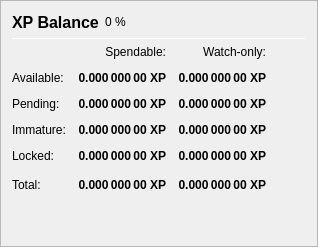
                   <widget class="QFrame" name="frame_Balances">
                    <property name="frameShape">
                     <enum>QFrame::StyledPanel</enum>
                    </property>
                    <property name="frameShadow">
                     <enum>QFrame::Raised</enum>
                    </property>
                    <layout class="QVBoxLayout" name="verticalLayout_4">
                     <item>
                      <layout class="QHBoxLayout" name="horizontalLayout_4">
                       <item>
                        <widget class="QLabel" name="label_5">
                         <property name="minimumSize">
                          <size>
                           <width>0</width>
                           <height>20</height>
                          </size>
                         </property>
                         <property name="font">
                          <font>
                           <pointsize>12</pointsize>
                           <weight>75</weight>
                           <bold>true</bold>
                          </font>
                         </property>
                         <property name="text">
                          <string>XP Balance</string>
                         </property>
                        </widget>
                       </item>
                       <item>
                        <widget class="QLabel" name="labelPIVPercent">
                         <property name="text">
                          <string notr="true">0 %</string>
                         </property>
                        </widget>
                       </item>
                       <item>
                        <spacer name="horizontalSpacer_3">
                         <property name="orientation">
                          <enum>Qt::Horizontal</enum>
                         </property>
                         <property name="sizeHint" stdset="0">
                          <size>
                           <width>40</width>
                           <height>20</height>
                          </size>
                         </property>
                        </spacer>
                       </item>
                      </layout>
                     </item>
                     <item>
                      <widget class="Line" name="line_Balance">
                       <property name="minimumSize">
                        <size>
                         <width>0</width>
                         <height>1</height>
                        </size>
                       </property>
                       <property name="maximumSize">
                        <size>
                         <width>16777215</width>
                         <height>1</height>
                        </size>
                       </property>
                       <property name="orientation">
                        <enum>Qt::Horizontal</enum>
                       </property>
                      </widget>
                     </item>
                     <item>
                      <layout class="QGridLayout" name="gridLayout">
                       <property name="spacing">
                        <number>12</number>
                       </property>
                       <item row="0" column="1">
                        <widget class="QLabel" name="labelSpendable">
                         <property name="text">
                          <string>Spendable:</string>
                         </property>
                         <property name="alignment">
                          <set>Qt::AlignRight|Qt::AlignTrailing|Qt::AlignVCenter</set>
                         </property>
                        </widget>
                       </item>
                       <item row="0" column="2">
                        <widget class="QLabel" name="labelWatchonly">
                         <property name="text">
                          <string>Watch-only:</string>
                         </property>
                         <property name="alignment">
                          <set>Qt::AlignRight|Qt::AlignTrailing|Qt::AlignVCenter</set>
                         </property>
                        </widget>
                       </item>
                       <item row="1" column="0">
                        <widget class="QLabel" name="labelBalanceText">
                         <property name="text">
                          <string>Available:</string>
                         </property>
                        </widget>
                       </item>
                       <item row="1" column="1">
                        <widget class="QLabel" name="labelBalance">
                         <property name="font">
                          <font>
                           <weight>75</weight>
                           <bold>true</bold>
                          </font>
                         </property>
                         <property name="cursor">
                          <cursorShape>IBeamCursor</cursorShape>
                         </property>
                         <property name="toolTip">
                          <string>Your current spendable balance</string>
                         </property>
                         <property name="text">
                          <string notr="true">0.000 000 00 XP</string>
                         </property>
                         <property name="alignment">
                          <set>Qt::AlignRight|Qt::AlignTrailing|Qt::AlignVCenter</set>
                         </property>
                         <property name="textInteractionFlags">
                          <set>Qt::LinksAccessibleByMouse|Qt::TextSelectableByKeyboard|Qt::TextSelectableByMouse</set>
                         </property>
                        </widget>
                       </item>
                       <item row="1" column="2">
                        <widget class="QLabel" name="labelWatchAvailable">
                         <property name="font">
                          <font>
                           <weight>75</weight>
                           <bold>true</bold>
                          </font>
                         </property>
                         <property name="cursor">
                          <cursorShape>IBeamCursor</cursorShape>
                         </property>
                         <property name="toolTip">
                          <string>Your current balance in watch-only addresses</string>
                         </property>
                         <property name="text">
                          <string notr="true">0.000 000 00 XP</string>
                         </property>
                         <property name="alignment">
                          <set>Qt::AlignRight|Qt::AlignTrailing|Qt::AlignVCenter</set>
                         </property>
                         <property name="textInteractionFlags">
                          <set>Qt::LinksAccessibleByMouse|Qt::TextSelectableByKeyboard|Qt::TextSelectableByMouse</set>
                         </property>
                        </widget>
                       </item>
                       <item row="2" column="0">
                        <widget class="QLabel" name="labelPendingText">
                         <property name="text">
                          <string>Pending:</string>
                         </property>
                        </widget>
                       </item>
                       <item row="2" column="1">
                        <widget class="QLabel" name="labelUnconfirmed">
                         <property name="font">
                          <font>
                           <weight>75</weight>
                           <bold>true</bold>
                          </font>
                         </property>
                         <property name="cursor">
                          <cursorShape>IBeamCursor</cursorShape>
                         </property>
                         <property name="toolTip">
                          <string>Total of transactions that have yet to be confirmed, and do not yet count toward the spendable balance</string>
                         </property>
                         <property name="text">
                          <string notr="true">0.000 000 00 XP</string>
                         </property>
                         <property name="alignment">
                          <set>Qt::AlignRight|Qt::AlignTrailing|Qt::AlignVCenter</set>
                         </property>
                         <property name="textInteractionFlags">
                          <set>Qt::LinksAccessibleByMouse|Qt::TextSelectableByKeyboard|Qt::TextSelectableByMouse</set>
                         </property>
                        </widget>
                       </item>
                       <item row="2" column="2">
                        <widget class="QLabel" name="labelWatchPending">
                         <property name="font">
                          <font>
                           <weight>75</weight>
                           <bold>true</bold>
                          </font>
                         </property>
                         <property name="cursor">
                          <cursorShape>IBeamCursor</cursorShape>
                         </property>
                         <property name="toolTip">
                          <string>Unconfirmed transactions to watch-only addresses</string>
                         </property>
                         <property name="text">
                          <string notr="true">0.000 000 00 XP</string>
                         </property>
                         <property name="alignment">
                          <set>Qt::AlignRight|Qt::AlignTrailing|Qt::AlignVCenter</set>
                         </property>
                         <property name="textInteractionFlags">
                          <set>Qt::LinksAccessibleByMouse|Qt::TextSelectableByKeyboard|Qt::TextSelectableByMouse</set>
                         </property>
                        </widget>
                       </item>
                       <item row="3" column="0">
                        <widget class="QLabel" name="labelImmatureText">
                         <property name="text">
                          <string>Immature:</string>
                         </property>
                        </widget>
                       </item>
                       <item row="3" column="1">
                        <widget class="QLabel" name="labelImmature">
                         <property name="font">
                          <font>
                           <weight>75</weight>
                           <bold>true</bold>
                          </font>
                         </property>
                         <property name="cursor">
                          <cursorShape>IBeamCursor</cursorShape>
                         </property>
                         <property name="toolTip">
                          <string>Staked or masternode rewards that has not yet matured</string>
                         </property>
                         <property name="text">
                          <string notr="true">0.000 000 00 XP</string>
                         </property>
                         <property name="alignment">
                          <set>Qt::AlignRight|Qt::AlignTrailing|Qt::AlignVCenter</set>
                         </property>
                         <property name="textInteractionFlags">
                          <set>Qt::LinksAccessibleByMouse|Qt::TextSelectableByKeyboard|Qt::TextSelectableByMouse</set>
                         </property>
                        </widget>
                       </item>
                       <item row="3" column="2">
                        <widget class="QLabel" name="labelWatchImmature">
                         <property name="font">
                          <font>
                           <weight>75</weight>
                           <bold>true</bold>
                          </font>
                         </property>
                         <property name="cursor">
                          <cursorShape>IBeamCursor</cursorShape>
                         </property>
                         <property name="toolTip">
                          <string>Staked or masternode rewards in watch-only addresses that has not yet matured</string>
                         </property>
                         <property name="text">
                          <string notr="true">0.000 000 00 XP</string>
                         </property>
                         <property name="alignment">
                          <set>Qt::AlignRight|Qt::AlignTrailing|Qt::AlignVCenter</set>
                         </property>
                         <property name="textInteractionFlags">
                          <set>Qt::LinksAccessibleByMouse|Qt::TextSelectableByKeyboard|Qt::TextSelectableByMouse</set>
                         </property>
                        </widget>
                       </item>
                       <item row="4" column="0">
                        <widget class="QLabel" name="labelLockedBalanceText">
                         <property name="toolTip">
                          <string>Locked XP or Masternode collaterals. These are excluded from zXP minting.</string>
                         </property>
                         <property name="text">
                          <string>Locked:</string>
                         </property>
                        </widget>
                       </item>
                       <item row="4" column="1">
                        <widget class="QLabel" name="labelLockedBalance">
                         <property name="font">
                          <font>
                           <weight>75</weight>
                           <bold>true</bold>
                          </font>
                         </property>
                         <property name="cursor">
                          <cursorShape>IBeamCursor</cursorShape>
                         </property>
                         <property name="toolTip">
                          <string>Locked XP or Masternode collaterals. These are excluded from zXP minting.</string>
                         </property>
                         <property name="text">
                          <string notr="true">0.000 000 00 XP</string>
                         </property>
                         <property name="alignment">
                          <set>Qt::AlignRight|Qt::AlignTrailing|Qt::AlignVCenter</set>
                         </property>
                         <property name="textInteractionFlags">
                          <set>Qt::LinksAccessibleByMouse|Qt::TextSelectableByKeyboard|Qt::TextSelectableByMouse</set>
                         </property>
                        </widget>
                       </item>
                       <item row="4" column="2">
                        <widget class="QLabel" name="labelWatchLocked">
                         <property name="font">
                          <font>
                           <weight>75</weight>
                           <bold>true</bold>
                          </font>
                         </property>
                         <property name="cursor">
                          <cursorShape>IBeamCursor</cursorShape>
                         </property>
                         <property name="toolTip">
                          <string>Current locked balance in watch-only addresses</string>
                         </property>
                         <property name="text">
                          <string notr="true">0.000 000 00 XP</string>
                         </property>
                         <property name="alignment">
                          <set>Qt::AlignRight|Qt::AlignTrailing|Qt::AlignVCenter</set>
                         </property>
                         <property name="textInteractionFlags">
                          <set>Qt::LinksAccessibleByMouse|Qt::TextSelectableByKeyboard|Qt::TextSelectableByMouse</set>
                         </property>
                        </widget>
                       </item>
                       <item row="5" column="0">
                        <widget class="QLabel" name="labelTotalText">
                         <property name="toolTip">
                          <string>Your current XP balance, unconfirmed and immature transactions included</string>
                         </property>
                         <property name="text">
                          <string>Total:</string>
                         </property>
                        </widget>
                       </item>
                       <item row="5" column="1">
                        <widget class="QLabel" name="labelTotal">
                         <property name="font">
                          <font>
                           <weight>75</weight>
                           <bold>true</bold>
                          </font>
                         </property>
                         <property name="cursor">
                          <cursorShape>IBeamCursor</cursorShape>
                         </property>
                         <property name="toolTip">
                          <string>Your current XP balance, unconfirmed and immature transactions included</string>
                         </property>
                         <property name="text">
                          <string notr="true">0.000 000 00 XP</string>
                         </property>
                         <property name="alignment">
                          <set>Qt::AlignRight|Qt::AlignTrailing|Qt::AlignVCenter</set>
                         </property>
                         <property name="textInteractionFlags">
                          <set>Qt::LinksAccessibleByMouse|Qt::TextSelectableByKeyboard|Qt::TextSelectableByMouse</set>
                         </property>
                        </widget>
                       </item>
                       <item row="5" column="2">
                        <widget class="QLabel" name="labelWatchTotal">
                         <property name="font">
                          <font>
                           <weight>75</weight>
                           <bold>true</bold>
                          </font>
                         </property>
                         <property name="cursor">
                          <cursorShape>IBeamCursor</cursorShape>
                         </property>
                         <property name="toolTip">
                          <string>Current total balance in watch-only addresses</string>
                         </property>
                         <property name="text">
                          <string notr="true">0.000 000 00 XP</string>
                         </property>
                         <property name="alignment">
                          <set>Qt::AlignRight|Qt::AlignTrailing|Qt::AlignVCenter</set>
                         </property>
                         <property name="textInteractionFlags">
                          <set>Qt::LinksAccessibleByMouse|Qt::TextSelectableByKeyboard|Qt::TextSelectableByMouse</set>
                         </property>
                        </widget>
                       </item>
                       <item row="5" column="3">
                        <spacer name="horizontalSpacer_9">
                         <property name="orientation">
                          <enum>Qt::Horizontal</enum>
                         </property>
                         <property name="sizeHint" stdset="0">
                          <size>
                           <width>40</width>
                           <height>20</height>
                          </size>
                         </property>
                        </spacer>
                       </item>
                      </layout>
                     </item>
                     <item>
                      <spacer name="verticalSpacer_3">
                       <property name="orientation">
                        <enum>Qt::Vertical</enum>
                       </property>
                       <property name="sizeHint" stdset="0">
                        <size>
                         <width>20</width>
                         <height>40</height>
                        </size>
                       </property>
                      </spacer>
                     </item>
                    </layout>
                   </widget>
